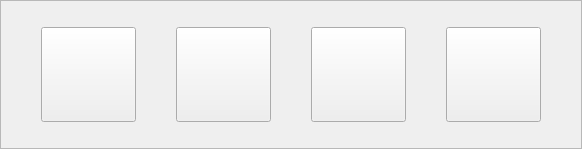
    <widget class="QFrame" name="frame_8">
     <property name="sizePolicy">
      <sizepolicy hsizetype="Preferred" vsizetype="Fixed">
       <horstretch>0</horstretch>
       <verstretch>0</verstretch>
      </sizepolicy>
     </property>
     <property name="minimumSize">
      <size>
       <width>0</width>
       <height>149</height>
      </size>
     </property>
     <property name="maximumSize">
      <size>
       <width>16777215</width>
       <height>149</height>
      </size>
     </property>
     <property name="frameShape">
      <enum>QFrame::StyledPanel</enum>
     </property>
     <property name="frameShadow">
      <enum>QFrame::Raised</enum>
     </property>
     <layout class="QGridLayout" name="gridLayout_4">
      <property name="leftMargin">
       <number>0</number>
      </property>
      <property name="topMargin">
       <number>0</number>
      </property>
      <property name="rightMargin">
       <number>0</number>
      </property>
      <property name="bottomMargin">
       <number>0</number>
      </property>
      <property name="spacing">
       <number>0</number>
      </property>
      <item row="0" column="3">
       <widget class="QPushButton" name="pushButton">
        <property name="sizePolicy">
         <sizepolicy hsizetype="Fixed" vsizetype="Fixed">
          <horstretch>0</horstretch>
          <verstretch>0</verstretch>
         </sizepolicy>
        </property>
        <property name="minimumSize">
         <size>
          <width>95</width>
          <height>95</height>
         </size>
        </property>
        <property name="maximumSize">
         <size>
          <width>95</width>
          <height>95</height>
         </size>
        </property>
        <property name="focusPolicy">
         <enum>Qt::NoFocus</enum>
        </property>
        <property name="text">
         <string/>
        </property>
       </widget>
      </item>
      <item row="0" column="7">
       <widget class="QPushButton" name="pushButton_4">
        <property name="sizePolicy">
         <sizepolicy hsizetype="Fixed" vsizetype="Fixed">
          <horstretch>0</horstretch>
          <verstretch>0</verstretch>
         </sizepolicy>
        </property>
        <property name="minimumSize">
         <size>
          <width>95</width>
          <height>95</height>
         </size>
        </property>
        <property name="maximumSize">
         <size>
          <width>95</width>
          <height>95</height>
         </size>
        </property>
        <property name="focusPolicy">
         <enum>Qt::NoFocus</enum>
        </property>
        <property name="text">
         <string/>
        </property>
       </widget>
      </item>
      <item row="0" column="1">
       <widget class="QPushButton" name="pushButton_backHomePage_2">
        <property name="sizePolicy">
         <sizepolicy hsizetype="Fixed" vsizetype="Fixed">
          <horstretch>0</horstretch>
          <verstretch>0</verstretch>
         </sizepolicy>
        </property>
        <property name="minimumSize">
         <size>
          <width>95</width>
          <height>95</height>
         </size>
        </property>
        <property name="maximumSize">
         <size>
          <width>95</width>
          <height>95</height>
         </size>
        </property>
        <property name="focusPolicy">
         <enum>Qt::NoFocus</enum>
        </property>
        <property name="styleSheet">
         <string notr="true"/>
        </property>
        <property name="text">
         <string/>
        </property>
       </widget>
      </item>
      <item row="0" column="8">
       <spacer name="horizontalSpacer_26">
        <property name="orientation">
         <enum>Qt::Horizontal</enum>
        </property>
        <property name="sizeType">
         <enum>QSizePolicy::Preferred</enum>
        </property>
        <property name="sizeHint" stdset="0">
         <size>
          <width>40</width>
          <height>20</height>
         </size>
        </property>
       </spacer>
      </item>
      <item row="0" column="4">
       <spacer name="horizontalSpacer_27">
        <property name="orientation">
         <enum>Qt::Horizontal</enum>
        </property>
        <property name="sizeHint" stdset="0">
         <size>
          <width>40</width>
          <height>20</height>
         </size>
        </property>
       </spacer>
      </item>
      <item row="0" column="2">
       <spacer name="horizontalSpacer_24">
        <property name="orientation">
         <enum>Qt::Horizontal</enum>
        </property>
        <property name="sizeHint" stdset="0">
         <size>
          <width>40</width>
          <height>20</height>
         </size>
        </property>
       </spacer>
      </item>
      <item row="0" column="0">
       <spacer name="horizontalSpacer_25">
        <property name="orientation">
         <enum>Qt::Horizontal</enum>
        </property>
        <property name="sizeType">
         <enum>QSizePolicy::Preferred</enum>
        </property>
        <property name="sizeHint" stdset="0">
         <size>
          <width>40</width>
          <height>20</height>
         </size>
        </property>
       </spacer>
      </item>
      <item row="0" column="6">
       <spacer name="horizontalSpacer_28">
        <property name="orientation">
         <enum>Qt::Horizontal</enum>
        </property>
        <property name="sizeHint" stdset="0">
         <size>
          <width>40</width>
          <height>20</height>
         </size>
        </property>
       </spacer>
      </item>
      <item row="0" column="5">
       <widget class="QPushButton" name="pushButton_3">
        <property name="sizePolicy">
         <sizepolicy hsizetype="Fixed" vsizetype="Fixed">
          <horstretch>0</horstretch>
          <verstretch>0</verstretch>
         </sizepolicy>
        </property>
        <property name="minimumSize">
         <size>
          <width>95</width>
          <height>95</height>
         </size>
        </property>
        <property name="maximumSize">
         <size>
          <width>95</width>
          <height>95</height>
         </size>
        </property>
        <property name="focusPolicy">
         <enum>Qt::NoFocus</enum>
        </property>
        <property name="text">
         <string/>
        </property>
       </widget>
      </item>
     </layout>
    </widget>
